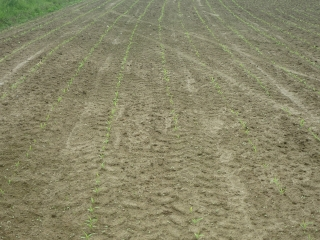
#> input picture datasets/CRBD/Images/crop_row_005.JPG, 320 x 240 px
$ python -i gmc.py   (imports and definitions only)
#> lines starting #> are read from the running program, lines starting #| are printed output that depends on the picture
#> further down, picture is the input picture: shape (240, 320, 3); mean B, G, R 105.1, 134.9, 137.8
# Ultralytics 🚀 AGPL-3.0 License - https://ultralytics.com/license

import copy
from typing import List, Optional

import cv2
import numpy as np

from ultralytics.utils import LOGGER


class GMC:
    """
    Generalized Motion Compensation (GMC) class for tracking and object detection in video frames.

    This class provides methods for tracking and detecting objects based on several tracking algorithms including ORB,
    SIFT, ECC, and Sparse Optical Flow. It also supports downscaling of frames for computational efficiency.

    Attributes:
        method (str): The tracking method to use. Options include 'orb', 'sift', 'ecc', 'sparseOptFlow', 'none'.
        downscale (int): Factor by which to downscale the frames for processing.
        prevFrame (np.ndarray): Previous frame for tracking.
        prevKeyPoints (List): Keypoints from the previous frame.
        prevDescriptors (np.ndarray): Descriptors from the previous frame.
        initializedFirstFrame (bool): Flag indicating if the first frame has been processed.

    Methods:
        apply: Apply the chosen method to a raw frame and optionally use provided detections.
        apply_ecc: Apply the ECC algorithm to a raw frame.
        apply_features: Apply feature-based methods like ORB or SIFT to a raw frame.
        apply_sparseoptflow: Apply the Sparse Optical Flow method to a raw frame.
        reset_params: Reset the internal parameters of the GMC object.

    Examples:
        Create a GMC object and apply it to a frame
        >>> gmc = GMC(method="sparseOptFlow", downscale=2)
        >>> frame = np.array([[1, 2, 3], [4, 5, 6]])
        >>> processed_frame = gmc.apply(frame)
        >>> print(processed_frame)
        array([[1, 2, 3],
               [4, 5, 6]])
    """

    def __init__(self, method: str = "sparseOptFlow", downscale: int = 2) -> None:
        """
        Initialize a Generalized Motion Compensation (GMC) object with tracking method and downscale factor.

        Args:
            method (str): The tracking method to use. Options include 'orb', 'sift', 'ecc', 'sparseOptFlow', 'none'.
            downscale (int): Downscale factor for processing frames.

        Examples:
            Initialize a GMC object with the 'sparseOptFlow' method and a downscale factor of 2
            >>> gmc = GMC(method="sparseOptFlow", downscale=2)
        """
        super().__init__()

        self.method = method
        self.downscale = max(1, downscale)

        if self.method == "orb":
            self.detector = cv2.FastFeatureDetector_create(20)
            self.extractor = cv2.ORB_create()
            self.matcher = cv2.BFMatcher(cv2.NORM_HAMMING)

        elif self.method == "sift":
            self.detector = cv2.SIFT_create(
                nOctaveLayers=3, contrastThreshold=0.02, edgeThreshold=20
            )
            self.extractor = cv2.SIFT_create(
                nOctaveLayers=3, contrastThreshold=0.02, edgeThreshold=20
            )
            self.matcher = cv2.BFMatcher(cv2.NORM_L2)

        elif self.method == "ecc":
            number_of_iterations = 5000
            termination_eps = 1e-6
            self.warp_mode = cv2.MOTION_EUCLIDEAN
            self.criteria = (
                cv2.TERM_CRITERIA_EPS | cv2.TERM_CRITERIA_COUNT,
                number_of_iterations,
                termination_eps,
            )

        elif self.method == "sparseOptFlow":
            self.feature_params = dict(
                maxCorners=1000,
                qualityLevel=0.01,
                minDistance=1,
                blockSize=3,
                useHarrisDetector=False,
                k=0.04,
            )

        elif self.method in {"none", "None", None}:
            self.method = None
        else:
            raise ValueError(f"Unknown GMC method: {method}")

        self.prevFrame = None
        self.prevKeyPoints = None
        self.prevDescriptors = None
        self.initializedFirstFrame = False

    def apply(
        self, raw_frame: np.ndarray, detections: Optional[List] = None
    ) -> np.ndarray:
        """
        Apply object detection on a raw frame using the specified method.

        Args:
            raw_frame (np.ndarray): The raw frame to be processed, with shape (H, W, C).
            detections (List, optional): List of detections to be used in the processing.

        Returns:
            (np.ndarray): Transformation matrix with shape (2, 3).

        Examples:
            >>> gmc = GMC(method="sparseOptFlow")
            >>> raw_frame = np.random.rand(480, 640, 3)
            >>> transformation_matrix = gmc.apply(raw_frame)
            >>> print(transformation_matrix.shape)
            (2, 3)
        """
        if self.method in {"orb", "sift"}:
            return self.apply_features(raw_frame, detections)
        elif self.method == "ecc":
            return self.apply_ecc(raw_frame)
        elif self.method == "sparseOptFlow":
            return self.apply_sparseoptflow(raw_frame)
        else:
            return np.eye(2, 3)

    # [168 lines left out: functions apply_ecc, apply_features, not called in this run]

    def apply_sparseoptflow(self, raw_frame: np.ndarray) -> np.ndarray:
        """
        Apply Sparse Optical Flow method to a raw frame.

        Args:
            raw_frame (np.ndarray): The raw frame to be processed, with shape (H, W, C).

        Returns:
            (np.ndarray): Transformation matrix with shape (2, 3).

        Examples:
            >>> gmc = GMC()
            >>> result = gmc.apply_sparseoptflow(np.array([[[1, 2, 3], [4, 5, 6]], [[7, 8, 9], [10, 11, 12]]]))
            >>> print(result)
            [[1. 0. 0.]
             [0. 1. 0.]]
        """
        height, width, c = raw_frame.shape
#> height = 240; width = 320; c = 3
        frame = cv2.cvtColor(raw_frame, cv2.COLOR_BGR2GRAY) if c == 3 else raw_frame
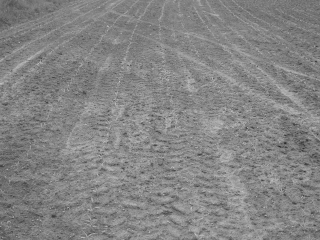
#> frame: shape (240, 320); min 40, max 198, mean 132.4
        H = np.eye(2, 3)

        # Downscale image for computational efficiency
        if self.downscale > 1.0:
            frame = cv2.resize(
                frame, (width // self.downscale, height // self.downscale)
            )
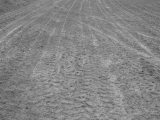
#> frame: shape (120, 160); min 57, max 180, mean 132.5

        # Find good features to track
        keypoints = cv2.goodFeaturesToTrack(frame, mask=None, **self.feature_params)
#> keypoints = 1000 rows, first 8: [26, 108], [142, 69], [150, 89], [63, 57], [42, 46], [142, 97], [81, 97], [62, 67]

        # Handle first frame initialization
        if not self.initializedFirstFrame or self.prevKeyPoints is None:
            self.prevFrame = frame.copy()
            self.prevKeyPoints = copy.copy(keypoints)
#> self.prevKeyPoints has the same summary as keypoints
            self.initializedFirstFrame = True
            return H

        # Calculate optical flow using Lucas-Kanade method
        matchedKeypoints, status, _ = cv2.calcOpticalFlowPyrLK(
            self.prevFrame, frame, self.prevKeyPoints, None
        )

        # Extract successfully tracked points
        prevPoints = []
        currPoints = []

        for i in range(len(status)):
            if status[i]:
                prevPoints.append(self.prevKeyPoints[i])
                currPoints.append(matchedKeypoints[i])

        prevPoints = np.array(prevPoints)
        currPoints = np.array(currPoints)

        # Estimate transformation matrix using RANSAC
        if (prevPoints.shape[0] > 4) and (prevPoints.shape[0] == currPoints.shape[0]):
            H, _ = cv2.estimateAffinePartial2D(prevPoints, currPoints, cv2.RANSAC)

            # Scale translation components back to original resolution
            if self.downscale > 1.0:
                H[0, 2] *= self.downscale
                H[1, 2] *= self.downscale
        else:
            LOGGER.warning("not enough matching points")

        # Store current frame data for next iteration
        self.prevFrame = frame.copy()
        self.prevKeyPoints = copy.copy(keypoints)

        return H

    # [6 lines left out: function reset_params, not called in this run]

>>> import cv2
>>> picture = cv2.imread('../../../datasets/CRBD/Images/crop_row_005.JPG')
>>> result = GMC().apply(picture)
#> result = [[1, 0, 0], [0, 1, 0]]

$ run again, on datasets/CRBD/Images/crop_row_009.jpg
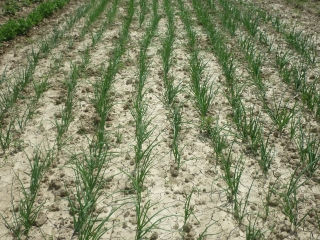
#> input picture datasets/CRBD/Images/crop_row_009.jpg, 320 x 240 px
#> picture is the input picture: shape (240, 320, 3); mean B, G, R 106.3, 137.8, 133
#> in apply_sparseoptflow, `frame = cv2.cvtColor(raw_frame, cv2.COLOR_BGR2GRAY) if c == 3 else raw..`:
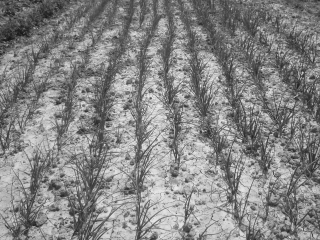
#> frame: shape (240, 320); min 22, max 234, mean 132.8
#> in apply_sparseoptflow, `frame = cv2.resize( frame, (width // self.downscale, height // self.do..`:
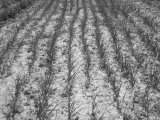
#> frame: shape (120, 160); min 25, max 227, mean 132.9
#> keypoints = 1000 rows, first 8: [39, 66], [28, 51], [77, 117], [62, 54], [36, 106], [49, 103], [31, 52], [30, 60]
#> self.prevKeyPoints has the same summary as keypoints
#> result = [[1, 0, 0], [0, 1, 0]]

$ run again, on datasets/CRBD/Images/crop_row_016.JPG
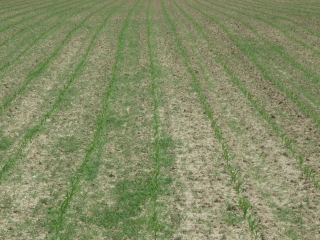
#> input picture datasets/CRBD/Images/crop_row_016.JPG, 320 x 240 px
#> picture is the input picture: shape (240, 320, 3); mean B, G, R 102.3, 139.8, 132.6
#> in apply_sparseoptflow, `frame = cv2.cvtColor(raw_frame, cv2.COLOR_BGR2GRAY) if c == 3 else raw..`:
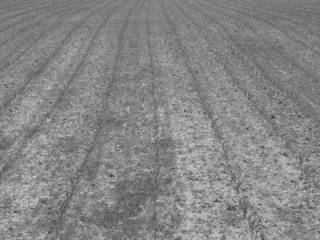
#> frame: shape (240, 320); min 57, max 220, mean 133.4
#> in apply_sparseoptflow, `frame = cv2.resize( frame, (width // self.downscale, height // self.do..`:
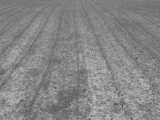
#> frame: shape (120, 160); min 66, max 194, mean 133.5
#> keypoints = 1000 rows, first 8: [114, 103], [110, 117], [20, 100], [150, 103], [136, 58], [5, 114], [55, 87], [152, 93]
#> self.prevKeyPoints has the same summary as keypoints
#> result = [[1, 0, 0], [0, 1, 0]]

$ run again, on datasets/CRBD/Images/crop_row_019.JPG
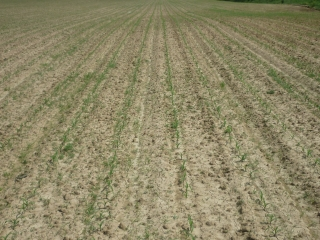
#> input picture datasets/CRBD/Images/crop_row_019.JPG, 320 x 240 px
#> picture is the input picture: shape (240, 320, 3); mean B, G, R 102.4, 135, 141.6
#> in apply_sparseoptflow, `frame = cv2.cvtColor(raw_frame, cv2.COLOR_BGR2GRAY) if c == 3 else raw..`:
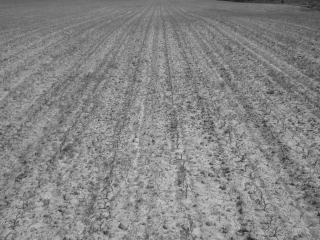
#> frame: shape (240, 320); min 30, max 197, mean 133.2
#> in apply_sparseoptflow, `frame = cv2.resize( frame, (width // self.downscale, height // self.do..`:
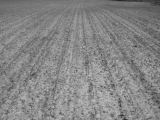
#> frame: shape (120, 160); min 38, max 194, mean 133.4
#> keypoints = 1000 rows, first 8: [59, 113], [111, 93], [121, 113], [124, 117], [120, 107], [38, 96], [89, 91], [113, 85]
#> self.prevKeyPoints has the same summary as keypoints
#> result = [[1, 0, 0], [0, 1, 0]]
